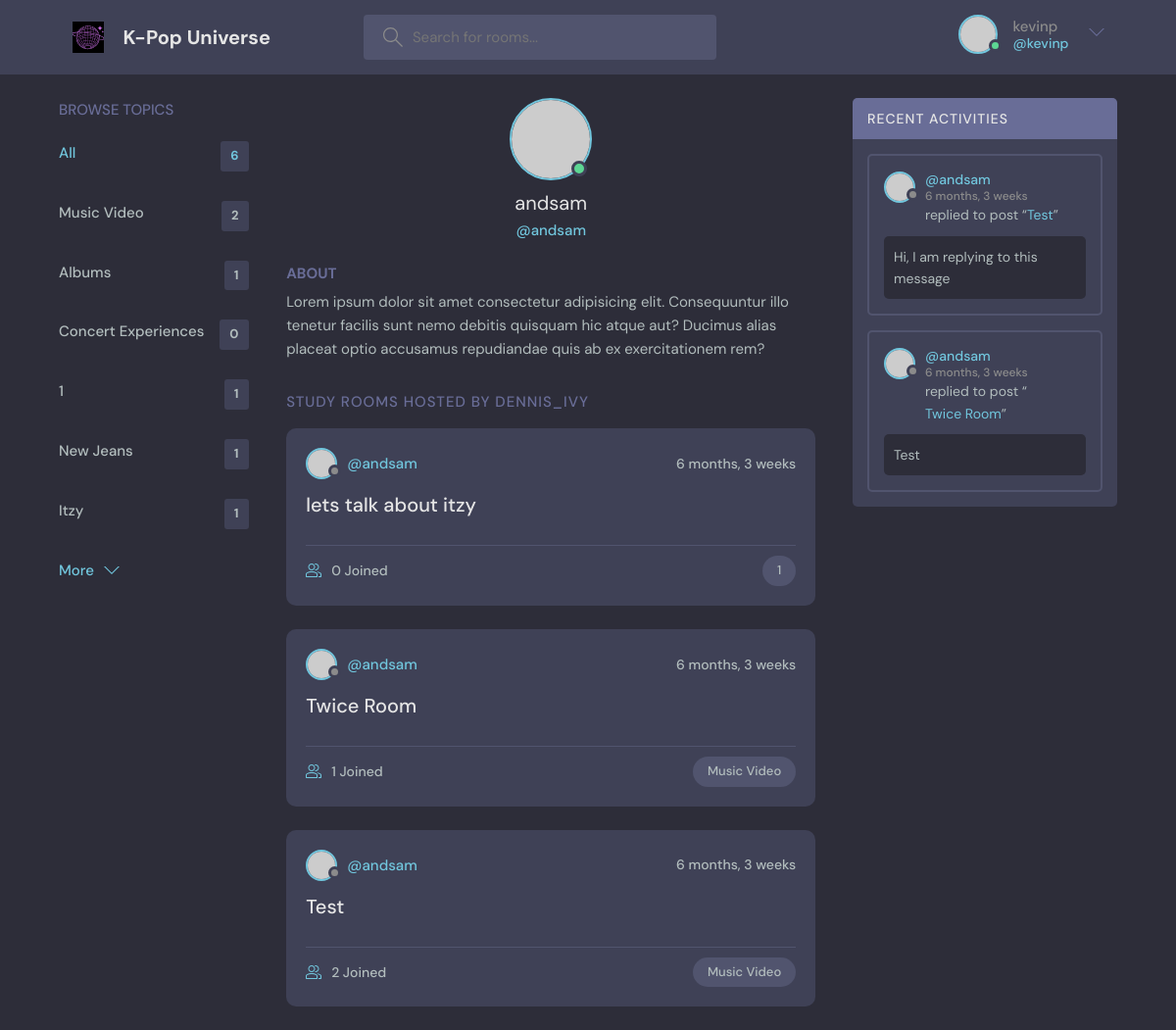
/profile/1/ (signed in), run on the app's committed database.
### base/models.py (models this page shows, shortened)
class Topic(models.Model):
    name = models.CharField(max_length=200)

class Room(models.Model):
    host = models.ForeignKey(User, on_delete=models.SET_NULL, null=True)
    topic = models.ForeignKey(Topic, on_delete=models.SET_NULL, null=True)
    name = models.CharField(max_length=200)
    description = models.TextField(null=True, blank=True)
    participants = models.ManyToManyField(User, related_name='participants', blank=True) # Many to Many participants. Already connected to a User model, so we are using related name
    updated = models.DateTimeField(auto_now=True) #Adding many times stamps
    created = models.DateTimeField(auto_now_add=True) #Adding time stamp for just one time
    class Meta: #Using the meta data to reorder the room/topic to appear in newest order
        ordering = ['-updated', '-created']
    def __str__(self):
        return self.name

class Message(models.Model):
    user = models.ForeignKey(User, on_delete=models.CASCADE) #One to Many relationship, a user can have many messages, but not the other way around
    room = models.ForeignKey(Room, on_delete=models.CASCADE) #If room gets deleted, cascade the messages
    body = models.TextField() #Message from the users
    updated = models.DateTimeField(auto_now=True) #Adding many times stamps
    created = models.DateTimeField(auto_now_add=True) #Adding time stamp for just one time
    class Meta: #Using the meta data to reorder the room/topic to appear in newest order
        ordering = ['-updated', '-created']

### base/views.py (the view)
# urls.py: path('profile/<str:pk>/', views.userProfile, name="user-profile"),
def userProfile(request, pk):
    user = User.objects.get(id=pk)
    rooms = user.room_set.all()
    room_messages = user.message_set.all()
    topics = Topic.objects.all()
    context = {'user': user, 'rooms': rooms,
               'room_messages': room_messages, 'topics': topics}
    return render(request, 'base/profile.html', context)

### base/templates/base/profile.html (shortened to what this page needs)
{% extends 'main.html' %}
{% block content %}
  <main class="profile-page layout layout--3">
    <div class="container">
      {% include 'base/topics_component.html' %}
      <div class="roomList">
        <div class="profile">
          <div class="profile__avatar">
            <div class="avatar avatar--large active">
              <img src="https://randomuser.me/api/portraits/men/11.jpg" />
            </div>
          </div>
          <div class="profile__info">
            <h3>{{user.username}}</h3>
            <p>@{{user.username}}</p>
          </div>
          <div class="profile__about">
            <h3>About</h3>
            <p>
              Lorem ipsum dolor sit amet consectetur adipisicing elit. Consequuntur illo tenetur
              facilis sunt nemo debitis quisquam hic atque aut? Ducimus alias placeat optio
              accusamus repudiandae quis ab ex exercitationem rem?
            </p>
          </div>
        </div>
        <div class="roomList__header">
          <div>
            <h2>Study Rooms Hosted by dennis_ivy</a>
            </h2>
          </div>
        </div>
        {% include 'base/feed_component.html' %}
      </div>
      {% include 'base/activity_component.html' %}
    </div>
  </main>
{% endblock content %}

### templates/navbar.html (shortened to what this page needs)
{% load static %}
<header class="header header--loggedIn">
    <div class="container">
      <a href="{% url 'home' %}" class="header__logo">
        <img src="{% static 'images/Klogo.svg'%}" />
        <h1>K-Pop Universe</h1>
      </a>
      <form class="header__search" method="GET" action="{% url 'home' %}">
        <label>
          <input name="q" placeholder="Search for rooms..." />
        </label>
      </form>
      <nav class="header__menu">
        {% if request.user.is_authenticated %}
        <div class="header__user">
          <a href="{% url 'update-user' %}">
            <div class="avatar avatar--medium active">
              <img src="https://randomuser.me/api/portraits/men/37.jpg" />
            </div>
            <p>{{request.user.username}} <span>@{{request.user.username}}</span></p>
          </a>
          <button class="dropdown-button">
            <svg version="1.1" xmlns="http://www.w3.org/2000/svg" width="32" height="32" viewBox="0 0 32 32">
              <title>chevron-down</title>
              <path d="M16 21l-13-13h-3l16 16 16-16h-3l-13 13z"></path>
            </svg>
          </button>
        </div>
        {% else %}
        <a href="{% url 'login' %}">
          <img src="{% static 'images//avatar.svg' %}" />
          <p>Login</p>
        </a>
        {% endif %}
      </nav>
    </div>
  </header>

### base/templates/base/topics_component.html
<div class="topics">
    <div class="topics__header">
      <h2>Browse Topics</h2>
    </div>
    <ul class="topics__list">
      <li>
        <a href="{% url 'home' %}" class="active">All <span>{{topics.count}}</span></a>
      </li>
      {% for topic in topics %}
      <li>
        <a href="{% url 'home' %}?q={{topic.name}}">{{topic.name}} <span>{{topic.room_set.all.count}}</span></a>
      </li>
      {% endfor %}
    </ul>
    <a class="btn btn--link" href="{% url 'topics' %}">
      More
      <svg version="1.1" xmlns="http://www.w3.org/2000/svg" width="32" height="32" viewBox="0 0 32 32">
        <title>chevron-down</title>
        <path d="M16 21l-13-13h-3l16 16 16-16h-3l-13 13z"></path>
      </svg>
    </a>
  </div>

### base/templates/base/feed_component.html (shortened to what this page needs)
{% for room in rooms %}
<div class="roomListRoom">
    <div class="roomListRoom__header">
      <a href="{% url 'user-profile' room.host.id %} " class="roomListRoom__author">
        <div class="avatar avatar--small">
          <img src="https://randomuser.me/api/portraits/women/11.jpg" />
        </div>
        <span>@{{room.host.username}}</span>
      </a>
      <div class="roomListRoom__actions">
        <span>{{room.created|timesince}}</span>
      </div>
    </div>
    <div class="roomListRoom__content">
      <a href="{% url 'room' room.id %}">{{room.name}}</a>
    </div>
    <div class="roomListRoom__meta">
      <a href="{% url 'room' room.id %}" class="roomListRoom__joined">
        {{room.participants.all.count}} Joined
      </a>
      <p class="roomListRoom__topic">{{room.topic.name}}</p>
    </div>
  </div>
{% endfor %}

### base/templates/base/activity_component.html (shortened to what this page needs)
<div class="activities">
    <div class="activities__header">
      <h2>Recent Activities</h2>
    </div>
    {% for message in room_messages %}
    <div class="activities__box">
      <div class="activities__boxHeader roomListRoom__header">
        <a href="{% url 'user-profile' message.user.id %}" class="roomListRoom__author">
          <div class="avatar avatar--small">
            <img src="https://randomuser.me/api/portraits/women/11.jpg" />
          </div>
          <p>
            @{{message.user}}
            <span>{{message.created|timesince}}</span>
          </p>
        </a>
      </div>
      <div class="activities__boxContent">
        <p>replied to post “<a href="{% url 'room' message.room.id %}">{{message.room}}</a>”</p>
        <div class="activities__boxRoomContent">
          {{message.body}}
        </div>
      </div>
    </div>
    {% endfor %}
  </div>

### data on the page
Topic: name "Music Video", room_set.all.count "2"
Topic: name "Albums", room_set.all.count "1"
Topic: name "Concert Experiences", room_set.all.count "0"
Topic: name "1", room_set.all.count "1"
Topic: name "New Jeans", room_set.all.count "1"
Topic: name "Itzy", room_set.all.count "1"
Room: host.username "andsam", created "6 months, 3 weeks", name "lets talk about itzy", participants.all.count "0", topic.name "1"
Room: host.username "andsam", created "6 months, 3 weeks", name "Twice Room", participants.all.count "1", topic.name "Music Video"
Room: host.username "andsam", created "6 months, 3 weeks", name "Test", participants.all.count "2", topic.name "Music Video"
Message: user "andsam", created "6 months, 3 weeks", room "Test", body "Hi, I am replying to this message"
Message: user "andsam", created "6 months, 3 weeks", room "Twice Room", body "Test"

### other printed values
{{ request.user.username }} "kevinp"
{{ topics.count }} "6"
{{ user.username }} "andsam"
